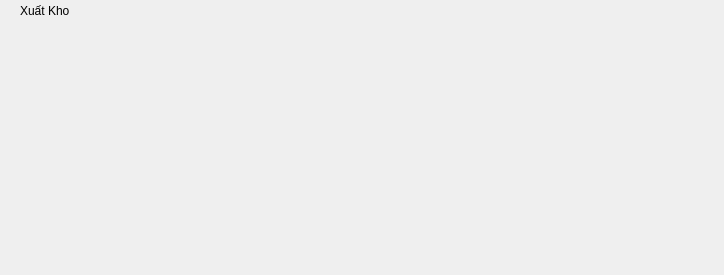
<?xml version="1.0" encoding="UTF-8"?>
<ui version="4.0">
 <class>xuatkho</class>
 <widget class="QMainWindow" name="xuatkho">
  <property name="geometry">
   <rect>
    <x>0</x>
    <y>0</y>
    <width>724</width>
    <height>275</height>
   </rect>
  </property>
  <property name="windowTitle">
   <string>MainWindow</string>
  </property>
  <widget class="QWidget" name="centralwidget">
   <widget class="QLabel" name="label">
    <property name="geometry">
     <rect>
      <x>20</x>
      <y>0</y>
      <width>81</width>
      <height>21</height>
     </rect>
    </property>
    <property name="text">
     <string>Xuất Kho</string>
    </property>
   </widget>
  </widget>
 </widget>
 <resources/>
 <connections/>
</ui>
